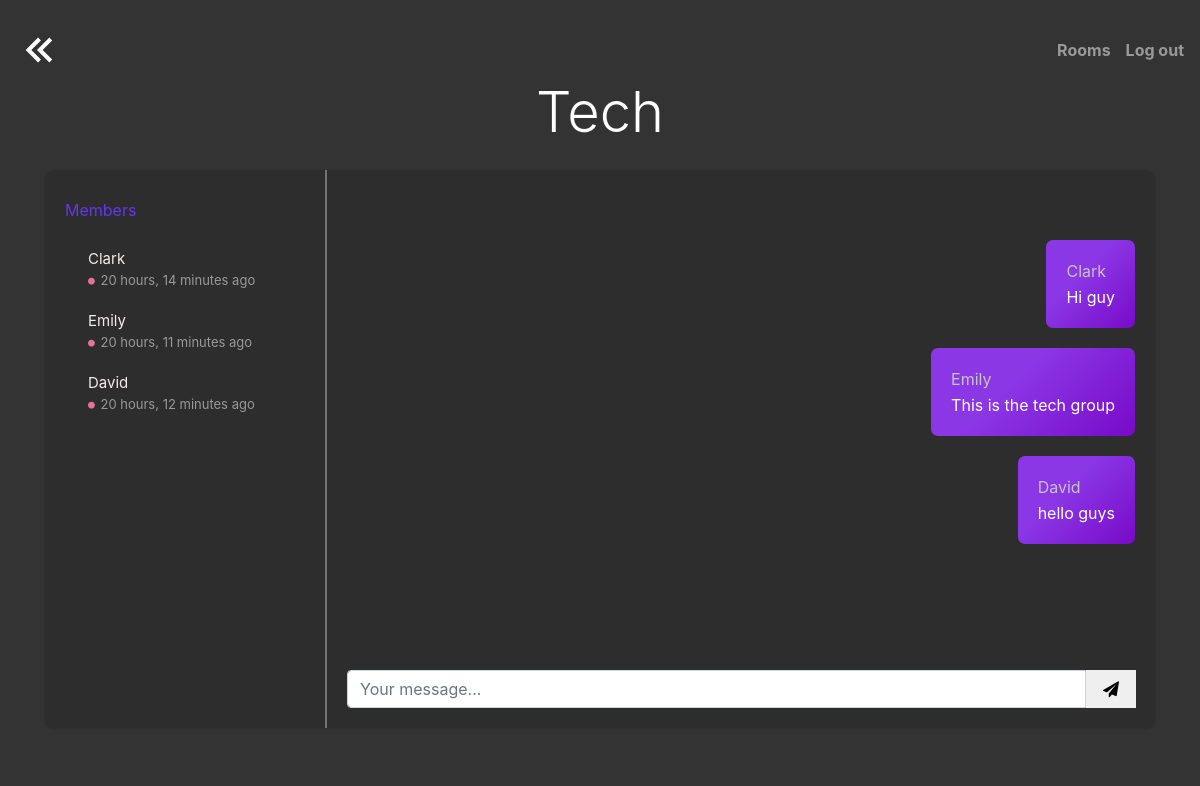
/rooms/tech/ (signed in), run on the app's committed database.
### room/models.py (models this page shows)
class Room(models.Model):
    name = models.CharField(max_length=255)
    slug = models.SlugField(unique=True)

class Message(models.Model):
    room = models.ForeignKey(Room, related_name='messages', on_delete=models.CASCADE)
    user = models.ForeignKey(User, related_name='messages', on_delete=models.CASCADE)
    content = models.TextField()
    date_added = models.DateTimeField(auto_now_add=True)
    class Meta:
        ordering = ('date_added',)

### room/views.py (the view)
# urls.py: path('rooms/', include('room.urls')),
@login_required
def room(request, slug):
    room = Room.objects.get(slug=slug)
    messages = Message.objects.filter(room=room)[0:25]
    users = User.objects.filter(messages__in=messages).distinct()
    return render(request, 'room/room.html', {'room': room, 'messages': messages, 'users':users})

### room/templates/room/room.html (shortened to what this page needs)
{% load static %}
<!DOCTYPE html>
<html lang="en">
<head>
    <link rel="stylesheet" href="https://cdn.jsdelivr.net/npm/bootstrap@4.5.3/dist/css/bootstrap.min.css">
    <link href="https://maxcdn.bootstrapcdn.com/font-awesome/4.7.0/css/font-awesome.min.css" rel="stylesheet" />
    <link href="https://cdn.jsdelivr.net/npm/remixicon@2.2.0/fonts/remixicon.css" rel="stylesheet">
    <link rel="stylesheet" href="{% static 'css/styles.css' %}"/>
</head>
<body>
    <nav class="navbar navbar-expand-lg navbar-dark">
        <a href="{% url 'rooms' %}"></a>
        <div class="collapse navbar-collapse" id="navbarText">
          <span class="navbar-text">
            <a id="rooms" class="nav-link" href="{% url 'rooms' %}">Rooms</a>
          </span>
          <span class="navbar-text">
            <a id="logout" class="nav-link" href="{% url 'logout' %}">Log out</a>
          </span>
        </div>
      </nav>
    <div class="container mb-4">
        <h1 class="display-4 text-center">{{room.name}}</h1>
      </div>
    <div class="container">
        <div class="row clearfix">
            <div class="col-lg-12">
                <div class="card chat-app">
                    <div id="plist" class="people-list">
                        <ul class="list-unstyled chat-list mt-2 mb-0">
                             <p class="members">Members</p>
                             {% for user in users %}
                              <li class="clearfix">
                                <div class="about">
                                    <div class="name">{{ user.username }}</div>
                                    <div class="status">
                                        <i class="fa fa-circle {% if user.is_online %}online{% else %}offline{% endif %}"></i>
                                        {% if user.last_login %}
                                            {{ user.last_login|timesince }} ago
                                        {% else %}
                                            Never logged in
                                        {% endif %}
                                    </div>
                                   </div>
                                 </li>
                               {% endfor %}
                        </ul>
                    </div>
                    <div class="chat">
                        <div class="chat-header clearfix">
                        </div>
                        <div class="chat-history">
                            <ul class="m-b-0">
                                <li class="clearfix">
                                    {% for message in messages %}
                                        <div class="message my-message float-right">
                                            <span class="username">{{message.user.username}}</span><br/>
                                            {{message.content}}<br/>
                                        </div>
                                    {% endfor %}
                                </li>
                            </ul>
                        </div>
                        <div class="chat-message clearfix">
                             <form method="post" action=".">
                            <div class="input-group mb-0">
                             <input id="message-form" type="text" class="form-control" placeholder="Your message...">
                                <div class="input-group-prepend">
                                <button id="chat-message-submit"><i class="fa fa-send"></i></button>
                                </div>
                            </div>
                            </form>
                        </div>
                    </div>
                </div>
            </div>
        </div>
        </div>
</body>
</html>

### room/static/css/styles.css (style rules this page uses)
body { background-color:#333; margin-top:20px; color:white; }
nav { background-color: #333 !important; height: 59px; }
#rooms { padding: .25rem 0; margin-right: 15px; color: rgba(255, 255, 255, .5); font-weight:bold; }
#logout { padding: .25rem 0; color: rgba(255, 255, 255, .5); font-weight:bold; }
.members { color:#6436ec; }
.name { color:rgb(241, 236, 236); }
.username { color:rgb(201, 194, 194); }
button { border:none; width:50px; }
.card { background:#2e2d2d; color:white; transition: .5s; border: 0; margin-bottom: 30px; border-radius: .55rem; position: relative; width: 100%; box-shadow: 0 1px 2px 0 rgb(0 0 0 / 10%); }
.chat-app .people-list { width: 280px; position: absolute; left: 0; top: 0; padding: 20px; z-index: 7; }
.chat-app .chat { margin-left: 280px; border-left: 2px solid rgb(119, 114, 114) }
.people-list { -moz-transition: .5s; -o-transition: .5s; -webkit-transition: .5s; transition: .5s }
.people-list .chat-list li { padding: 10px 15px; list-style: none; border-radius: 3px }
.people-list .chat-list li .name { font-size: 15px }
.people-list .about { float: left; padding-left: 8px }
.people-list .status { color: #999; font-size: 13px }
.chat .chat-header { padding: 15px 20px; }
.chat .chat-history { padding: 20px; }
.chat .chat-history ul { padding: 0 }
.chat .chat-history ul li { list-style: none; margin-bottom: 30px }
.chat .chat-history ul li:last-child { margin-bottom: 0px }
.chat .chat-history .message { color: #444; padding: 18px 20px; line-height: 26px; font-size: 16px; border-radius: 7px; display: inline-block; position: relative; }
.chat .chat-history .my-message { background: linear-gradient(135deg, rgba(139, 55, 230) 39%, rgba(120, 10, 200)); color: white; }
.chat .chat-history .my-message:after { display: none; }
.chat .chat-message { padding: 20px }
.online, .offline, .me { margin-right: 2px; font-size: 8px; vertical-align: middle }
.offline { color: #e47297 }
.float-right { float: right }
.clearfix:after { visibility: hidden; display: block; font-size: 0; content: " "; clear: both; height: 0 }
@media only screen and (min-device-width: 768px) and (max-device-width: 1024px) and (orientation: landscape) and (-webkit-min-device-pixel-ratio: 1) { .chat-app .chat-list { height: 480px; overflow-x: auto } }
@media only screen and (min-device-width: 768px) and (max-device-width: 1024px) and (orientation: landscape) and (-webkit-min-device-pixel-ratio: 1) { .chat-app .chat-history { height: calc(100vh - 350px); overflow-x: auto } }

### room/templates/room/room.html (style rules this page uses)
.chat-header { border-bottom:black; }
.chat-history { height: 400px; overflow-y:auto; list-style-type: none; margin: 0; padding: 0; }
.chat-history li { clear: both; margin-bottom: 20px; }
.message { margin-top: 5px; padding: 10px; border-radius: 10px; clear: both; word-wrap: break-word; }
.my-message { background-color: #DCF8C6; float: right; }

### data on the page
Room: name "Tech"
Message: user.username "Clark", content "Hi guy"
Message: user.username "Emily", content "This is the tech group"
Message: user.username "David", content "hello guys"

### other printed values
{{ user.username }} "Clark"
{{ user.last_login|timesince }} "20 hours, 14 minutes"
{{ user.username }} "Emily"
{{ user.last_login|timesince }} "20 hours, 11 minutes"
{{ user.username }} "David"
{{ user.last_login|timesince }} "20 hours, 12 minutes"
